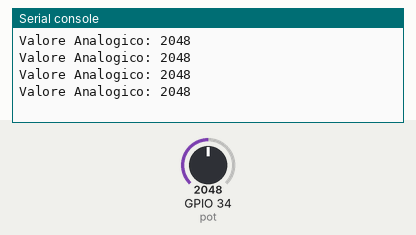
A program run on a simulated ESP32 board running MicroPython. Parts: the last lines printed to the serial console. The test bench sets the inputs (shaded band); at power-on: GPIO 34 (pot) = 2048 (analog values on the 0–4095 scale).

Above: at 1.2 s.
1.3 s: GPIO 34 (pot) set to 2866
At 1.71 s:
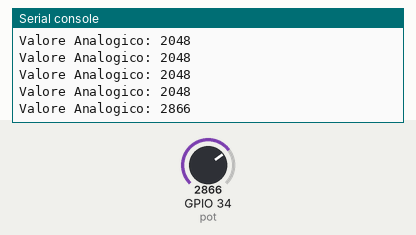
2.8 s: GPIO 34 (pot) set to 3603
At 2.91 s:
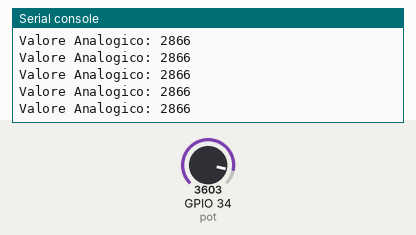
Timing chart, 0 to 5.8 s (numbered marks = the images above; inputs shaded):
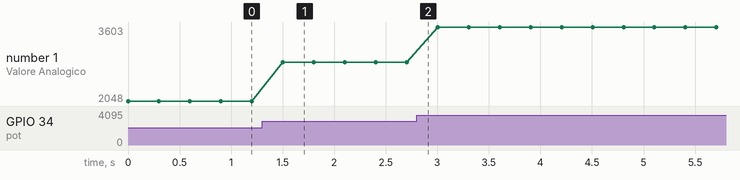

Measured:
- after the input at 1.3 s, the serial console: prints a new line after 0.20 s (image 1)
- plotted number 1: 2048 → 2866 after the input at 1.3 s, 2866 → 3603 after the input at 2.8 s

The program:

pwm_potentiometer.py
```python
from machine import Pin, ADC
from time import sleep

pot = ADC(Pin(34))
pot.atten(ADC.ATTN_11DB)

while True:
  pot_value = pot.read()
  print("Valore Analogico:", str(pot_value))

  sleep(0.3)
```
